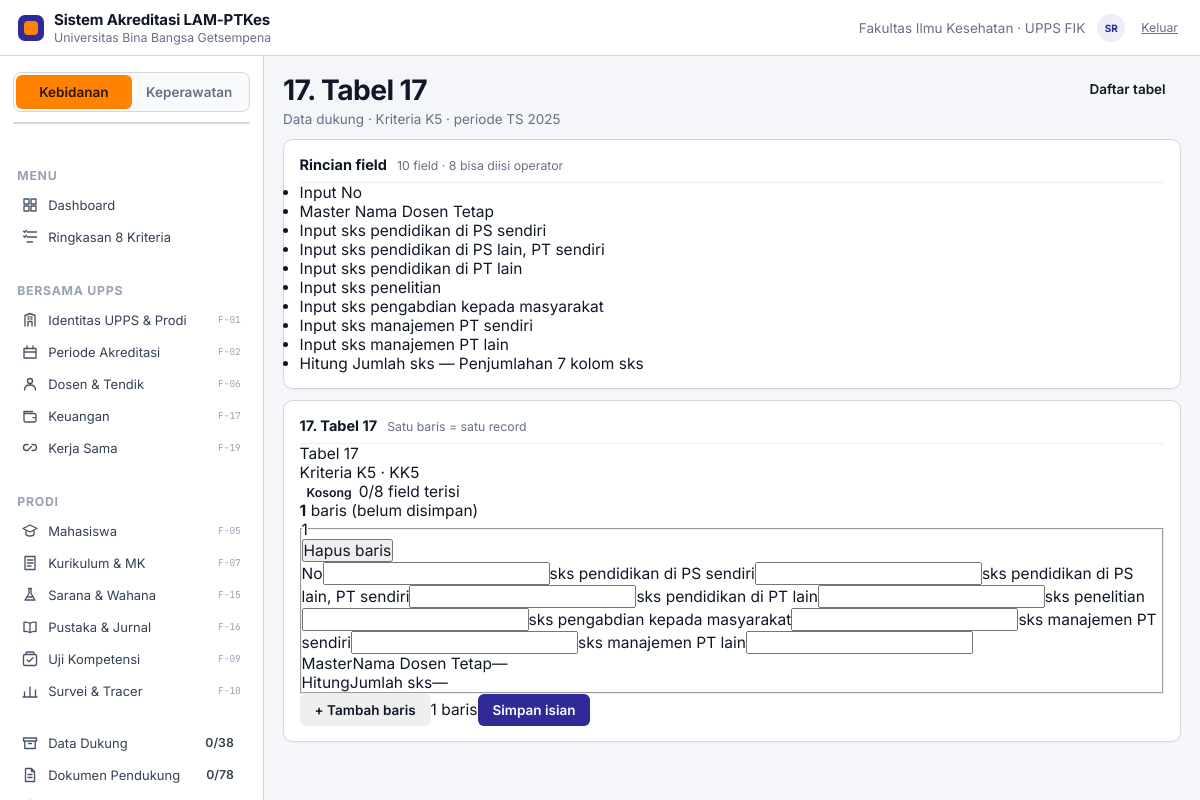
The app's page /index.php?m=tabel&a=lihat&t=17 (signed in), older data.
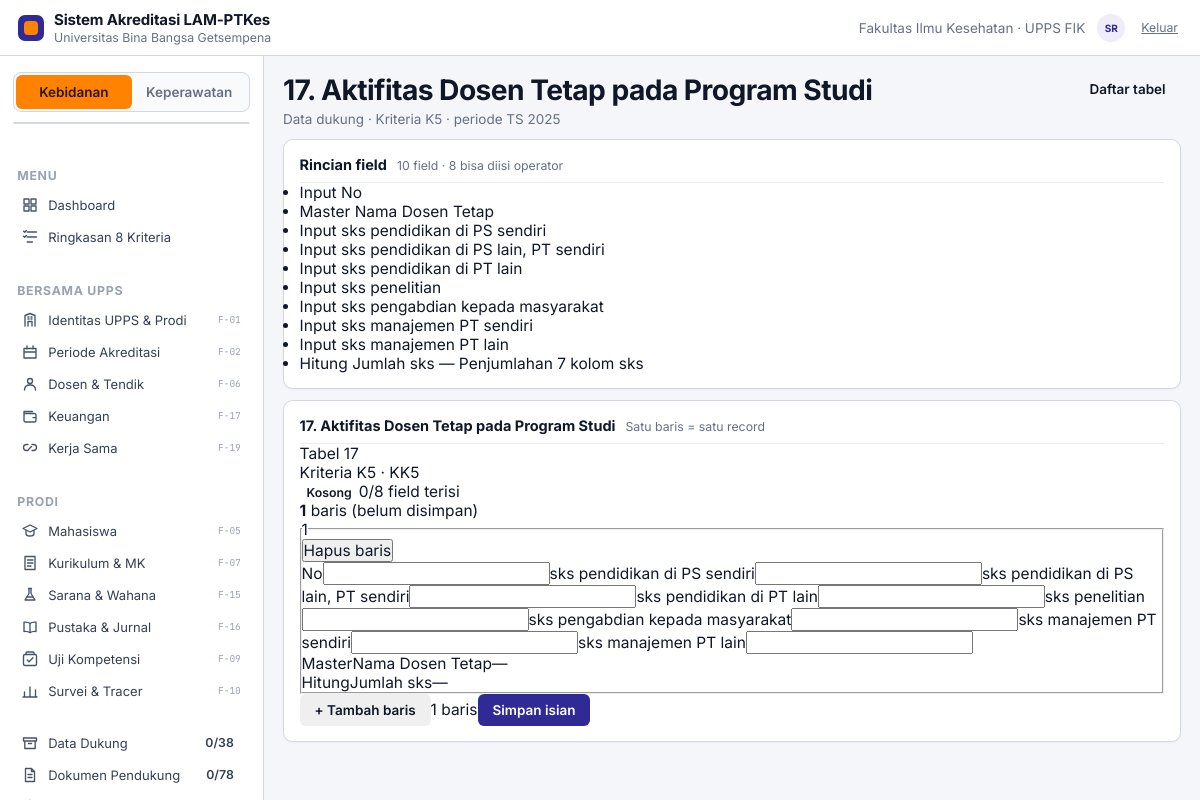
The same page, newer data.
### tables this page shows
CREATE TABLE tabel_dukung (
  kode          CHAR(2) NOT NULL,
  nomor         TINYINT UNSIGNED NOT NULL,
  judul         VARCHAR(255) NOT NULL,
  kriteria      CHAR(2) NOT NULL,
  khusus_profesi TINYINT(1) NOT NULL DEFAULT 0,
  varian        VARCHAR(20) NULL,                 
  berlaku_untuk VARCHAR(20) NOT NULL DEFAULT 'semua',
  PRIMARY KEY (kode),
  UNIQUE KEY uq_tabel_nomor (nomor),
   
   
  CONSTRAINT fk_tabel_kriteria FOREIGN KEY (kriteria) REFERENCES kriteria(kode)
);

### web/modul/tabel/index.php (the view, shortened to what the changed rows need)
<?php
require_once __DIR__ . '/../../system/layout.php';
require_once dirname(__DIR__, 2) . '/tampilan/kerangka/komponen.php';
require_once __DIR__ . '/proses.php';
function gaya_tabel(): string
{
    return '';
}
$aksi = preg_replace('/[^a-z]/', '', $_GET['a'] ?? 'index');
$PRODI = prodi_aktif();
$per = $PRODI ? periode_aktif($PRODI) : null;
$PERIODE = (int) $per['id'];
$tabelKode = (string) ($_GET['t'] ?? $_POST['t'] ?? '');
if ($aksi === 'lihat') {
    $tabelKode = preg_replace('/[^0-9]/', '', $tabelKode);
    try {
        $info = tabel_info($tabelKode);
    } catch (TabelDitolak $x) {
        render('Tabel tidak ditemukan', gaya_tabel() . halaman_galat(404,
            'Kode tabel <b>' . e($tabelKode) . '</b> tidak ada di instrumen.'));
        return;
    }
    $status = status_satu_tabel($tabelKode, $PRODI, $PERIODE);
    $field = tabel_field($tabelKode);
    $input = array_values(array_filter($field, fn($f) => $f['asal'] === 'Input'));
    $lain = array_values(array_filter($field, fn($f) => $f['asal'] !== 'Input'));
    $baris = tabel_baris($tabelKode, $PRODI, $PERIODE);
    $terkunci = $status['dikunci'];
    $bisaIsi = boleh('ISI') && !$terkunci && $status['berlaku'];
    $drafKosong = !$baris;
    if ($drafKosong) {
        $baris = [['id' => 0, 'urut' => 1, 'dikunci' => false, 'nilai' => [], 'pengunci' => null, 'dikunci_pada' => null]];
    }
    $totalBaris = count($baris);
    $halMax = max(1, (int) ceil($totalBaris / TABEL_PER_HAL));
    $hal = min(max(1, halaman()), $halMax);
    $tampilBaris = array_slice($baris, ($hal - 1) * TABEL_PER_HAL, TABEL_PER_HAL);
    $isi = gaya_tabel();
    $rincian = '';
    foreach ($field as $f) {
        $rincian .= '<li><span class="tf-sumber tf-' . e(strtolower($f['asal'])) . '">'
            . e($f['asal']) . '</span> ' . e($f['label'])
            . ($f['keterangan'] && $f['keterangan'] !== '-' ? ' <span class="muted">— ' . e($f['keterangan']) . '</span>' : '')
            . '</li>';
    }
    $aksiHtml = '<a class="btn" href="' . e(BASE_URL) . 'index.php?m=tabel">Daftar tabel</a>';
    $kepala = '<div class="tf-head">'
        . '<div><div class="tf-kode num">Tabel ' . e($info['nomor']) . '</div>'
        . '<div class="tf-kriteria">Kriteria ' . e($info['kriteria']) . ' · ' . e(nama_kriteria('K' . $info['kriteria'])) . '</div></div>'
        . '<div class="tf-status">' . badge_status($status['status'])
        . '<span class="tf-terisi">' . e((string) $status['terisi']) . '/' . e((string) $status['total']) . ' field terisi</span></div>'
        . '<div class="tf-jumlah"><b class="num">' . e((string) $totalBaris) . '</b> baris'
        . ($drafKosong ? ' <span class="muted">(belum disimpan)</span>' : '') . '</div>'
        . '</div>';
    $isi .= kartu('Rincian field', '<ul class="tf-rincian">' . $rincian . '</ul>',
        ['catatan' => count($field) . ' field · ' . count($input) . ' bisa diisi operator']);
    $urutMax = 0;
    foreach ($baris as $b) {
        $urutMax = max($urutMax, (int) $b['urut']);
    }
    $form = '<form method="post" action="' . e(BASE_URL) . 'index.php?m=tabel&amp;a=simpan" id="formTabel" class="tf-form"'
        . ' data-urut-max="' . e((string) $urutMax) . '">'
        . csrf_input() . '<input type="hidden" name="t" value="' . e($tabelKode) . '">'
        . '<input type="hidden" name="hal" value="' . e((string) $hal) . '">'
        . '<div class="tf-baris-list">';
    foreach ($tampilBaris as $b) {
        $form .= tabel_render_baris($b, $input, $lain, $bisaIsi);
    }
    $form .= '</div>';
    $form .= '<div id="tfHapus" hidden></div>';
    if ($bisaIsi) {
        $form .= '<div class="tf-aksi">'
            . '<button class="btn" type="button" id="tfTambah">+ Tambah baris</button>'
            . '<span class="muted tf-hitung" id="tfHitung">' . count($baris) . ' baris</span>'
            . '<button class="btn btn-primary" type="submit">Simpan isian</button>'
            . '</div>';
    }
    $form .= '</form>';
    if ($bisaIsi) {
        $form .= '<template id="tfTemplate">' . tabel_render_baris(
            ['id' => 0, 'urut' => 0, 'dikunci' => false, 'nilai' => [], 'pengunci' => null, 'dikunci_pada' => null],
            $input, $lain, true) . '</template>';
    }
    $navigasi = '';
    $isi .= kartu($info['judul'], $kepala . $navigasi . $form,
        ['catatan' => $halMax > 1
            ? sprintf('Satu baris = satu record · halaman %d dari %d', $hal, $halMax)
            : 'Satu baris = satu record']);
    if ($bisaIsi) {
        $isi .= '<script src="' . e(BASE_URL) . 'assets/js/tabel.js?v=1" defer></script>';
    }
    render($info['judul'], $isi, [
        'aktif' => 'tabel',
        'sub' => 'Data dukung · Kriteria ' . $info['kriteria'] . ' · periode TS ' . $per['tahun_ts'],
        'aksi' => $aksiHtml,
    ]);
    return;
}
function tabel_render_baris(array $b, array $input, array $lain, bool $bisaIsi): string
{
    $urut = (int) $b['urut'];
    $beku = !$bisaIsi || $b['dikunci'];
    $html = '<fieldset class="tf-baris' . ($b['dikunci'] ? ' terkunci' : '') . '" data-urut="' . e((string) $urut) . '"'
        . ' data-baris-id="' . e((string) $b['id']) . '">'
        . '<legend><span class="tf-baris-no num">' . e((string) $urut) . '</span>'
        . ($b['dikunci'] ? ' <span class="tf-kunci">terkunci</span>' : '') . '</legend>';
    if ($bisaIsi && !$b['dikunci']) {
        $html .= '<button class="tf-hapus" type="button" data-hapus-baris aria-label="Hapus baris ' . e((string) $urut) . '">Hapus baris</button>';
    }
    $html .= '<div class="tf-grid">';
    foreach ($input as $f) {
        $nama = 'sel[' . $urut . '][' . $f['kunci'] . ']';
        $sel = $b['nilai'][$f['kunci']] ?? null;
        $kolom = tabel_kolom($f['tipe']);
        if ($kolom === 'angka') {
            $nilai = $f['tipe'] === 'tanggal'
                ? tabel_angka_ke_tgl($sel['nilai_angka'] ?? null)
                : (string) ($sel['nilai_angka'] ?? '');
        } else {
            $nilai = (string) ($sel['nilai_teks'] ?? '');
        }
        $html .= '<label class="tf-field"><span class="tf-label">' . e($f['label']) . '</span>';
        if ($beku) {
            $tampil = $f['tipe'] === 'tanggal' && $nilai !== '' ? tgl($nilai) : ($nilai === '' ? '—' : $nilai);
            $html .= '<span class="tf-nilai">' . e($tampil) . '</span>';
        } else {
            $html .= tabel_kontrol($nama, $f, $nilai);
        }
        $html .= '</label>';
    }
    $html .= '</div>';
    if ($lain) {
        $html .= '<div class="tf-lain">';
        foreach ($lain as $f) {
            $sel = $b['nilai'][$f['kunci']] ?? null;
            $nilai = tabel_kolom($f['tipe']) === 'angka'
                ? (string) ($sel['nilai_angka'] ?? '')
                : (string) ($sel['nilai_teks'] ?? '');
            $html .= '<div class="tf-lain-item"><span class="tf-sumber tf-' . e(strtolower($f['asal'])) . '">'
                . e($f['asal']) . '</span><span class="tf-label">' . e($f['label']) . '</span>'
                . '<span class="tf-nilai">' . e($nilai === '' ? '—' : $nilai) . '</span></div>';
        }
        $html .= '</div>';
    }
    return $html . '</fieldset>';
}
function tabel_kontrol(string $nama, array $f, string $nilai): string
{
    $namaAttr = ' name="' . e($nama) . '"';
    if (tabel_kolom($f['tipe']) === 'angka') {
        $langkah = in_array($f['tipe'], ['desimal', 'persen'], true) ? '0.01' : '1';
        return '<input type="number" class="tf-input" step="' . $langkah . '"' . $namaAttr
            . ' value="' . e($nilai) . '" inputmode="decimal">';
    }
    return '<input type="text" class="tf-input" maxlength="500"' . $namaAttr
        . ' value="' . e($nilai) . '">';
}

### web/tampilan/kerangka/komponen.php (shortened to what the changed rows need)
<?php
function kartu(string $judulAtauIsi, ?string $isi = null, array $opsi = []): string
{
    $kelas = trim((string) ($opsi['kelas'] ?? ''));
    $id = $opsi['id'] ?? '';
    $catatan = $opsi['catatan'] ?? '';
    return '<div class="card' . ($kelas !== '' ? ' ' . e($kelas) : '') . '"'
        . ($id !== '' ? ' id="' . e((string) $id) . '"' : '') . '>'
        . cardHead($judulAtauIsi, (string) $catatan)
        . $isi
        . '</div>';
}
function cardHead(string $judul, string $catatan = '', string $kanan = ''): string
{
    $out = '<div class="card-head"><h2>' . e($judul) . '</h2>';
    if ($catatan !== '') {
        $out .= '<span class="note">' . e($catatan) . '</span>';
    }
    return $out . '</div>';
}

### web/system/layout.php (shortened to what the changed rows need)
<?php
require_once __DIR__ . '/view.php';
require_once __DIR__ . '/rekap.php';
require_once dirname(__DIR__) . '/assets/ikon.php';
function nav_items(): array
{
    $items = [
        ['kelompok' => 'MENU', 'baris' => [
            ['dashboard', 'Dashboard', null, 'dashboard'],
            ['ringkasan', 'Ringkasan 8 Kriteria', null, 'summary'],
        ]],
        ['kelompok' => 'BERSAMA UPPS', 'baris' => [
            ['identitas', 'Identitas UPPS & Prodi', 'F-01', 'identity'],
            ['periode', 'Periode Akreditasi', 'F-02', 'period'],
            ['dosen', 'Dosen & Tendik', 'F-06', 'lecturer'],
            ['keuangan', 'Keuangan', 'F-17', 'finance'],
            ['kerjasama', 'Kerja Sama', 'F-19', 'partner'],
        ]],
        ['kelompok' => 'PRODI', 'baris' => [
            ['mahasiswa', 'Mahasiswa', 'F-05', 'student'],
            ['kurikulum', 'Kurikulum & MK', 'F-07', 'curriculum'],
            ['sarana', 'Sarana & Wahana', 'F-15', 'facility'],
            ['pustaka', 'Pustaka & Jurnal', 'F-16', 'library'],
            ['uji', 'Uji Kompetensi', 'F-09', 'competency'],
            ['survei', 'Survei & Tracer', 'F-10', 'survey'],
        ]],
    ];
    if (boleh('KELOLA_PENGGUNA')) {
        $items[1]['baris'][] = ['pengguna', 'Pengguna & Hak Akses', 'F-22', 'access'];
    }
    $items[] = ['kelompok' => null, 'baris' => [
        ['datadukung', 'Data Dukung', null, 'archive', rekap_tabel_badge()],
        ['dokumen', 'Dokumen Pendukung', null, 'document', rekap_dokumen_badge()],
        ['konsistensi', 'Konsistensi', null, 'consistency', konsistensi_badge()],
    ]];
    return $items;
}
function render(string $judul, string $isi, array $opsi = []): void
{
    $aktif = $opsi['aktif'] ?? '';
    $sub = $opsi['sub'] ?? '';
    $aksi = $opsi['aksi'] ?? '';
    $U = pengguna();
    $nav = nav_items();
    ?><!DOCTYPE html>
<html lang="id">
<head>
<link rel="stylesheet" href="<?= e(BASE_URL) ?>assets/css/app.css?v=1">
<link rel="stylesheet" href="<?= e(BASE_URL) ?>assets/css/anim.css?v=1">
</head>
<body>
<header class="topbar">
  <div class="brand">
    <div class="brand-mark"></div>
    <div class="brand-text">
      <div class="brand-name">Sistem Akreditasi LAM-PTKes</div>
      <div class="brand-sub">Universitas Bina Bangsa Getsempena</div>
    </div>
  </div>
  <div class="topbar-right">
    <span class="topbar-ctx">Fakultas Ilmu Kesehatan · UPPS FIK</span>
    <div class="avatar" title="<?= e($U['nama'] ?? '') ?>"><?= e(inisial($U['nama'] ?? '')) ?></div>
    <a class="who-keluar" href="<?= e(BASE_URL) ?>index.php?m=masuk&amp;a=keluar">Keluar</a>
  </div>
</header>
<aside class="sidebar" id="sidebar" aria-label="Navigasi utama">
  <div class="switch">
    <?php foreach (semua_prodi() as $p): ?>
      <button data-prodi="<?= (int) $p['id'] ?>" aria-pressed="<?= (int) $p['id'] === prodi_aktif() ? 'true' : 'false' ?>"><?= e($p['nama_ps']) ?></button>
    <?php endforeach; ?>
  </div>
  <button class="period"><b>TS <?= e(tahun_ts()) ?></b></button>
  <?php foreach ($nav as $grup): ?>
    <?php if ($grup['kelompok']): ?><div class="nav-label"><?= e($grup['kelompok']) ?></div><?php endif; ?>
    <?php foreach ($grup['baris'] as $b): ?>
      <?php $kode = $b[0]; $nama = $b[1]; $fitur = $b[2] ?? null; $ikon = $b[3] ?? null; $badge = $b[4] ?? null; ?>
      <a class="nav-item<?= $aktif === $kode ? ' aktif' : '' ?>" href="<?= e(BASE_URL) ?>index.php?m=<?= e($kode) ?>"<?= $aktif === $kode ? ' aria-current="page"' : '' ?>>
        <?= ikon((string) $ikon) ?><span class="lbl"><?= e($nama) ?></span>
        <?php if ($badge !== null && $badge !== ''): ?>
          <span class="badge"><?= e($badge) ?></span>
        <?php elseif ($fitur): ?>
          <span class="code"><?= e($fitur) ?></span>
        <?php endif; ?>
      </a>
    <?php endforeach; ?>
  <?php endforeach; ?>
</aside>
<main class="main">
  <div class="page-head">
    <div>
      <h1><?= e($judul) ?></h1>
      <?php if ($sub !== ''): ?><div class="page-sub"><?= $sub ?></div><?php endif; ?>
    </div>
    <?php if ($aksi !== ''): ?><div class="actions"><?= $aksi ?></div><?php endif; ?>
  </div>
  <?= $isi ?>
</main>
</body>
</html><?php
}
function inisial(string $nama): string
{
    $bersih = preg_replace('/,.*$/', '', $nama);
    $kata = preg_split('/\s+/', trim((string) $bersih)) ?: [];
    $out = '';
    foreach ($kata as $k) {
        if ($k !== '') {
            $out .= mb_substr($k, 0, 1);
        }
        if (mb_strlen($out) >= 2) {
            break;
        }
    }
    return mb_strtoupper($out);
}
function semua_prodi(): array
{
    return q('SELECT id, nama_ps FROM prodi WHERE aktif = 1 ORDER BY id');
}
function tahun_ts(): int
{
    $p = prodi_aktif();
    return $ts = (int) qv('SELECT tahun_ts FROM periode WHERE prodi_id = ? AND aktif = 1
                            ORDER BY tahun_ts DESC LIMIT 1', [$p], (int) date('Y'));
}
function rekap_tabel_badge(): string
{
    $p = prodi_aktif();
    $per = $p ? periode_aktif($p) : null;
    $r = rekap_ringkas($p, (int) $per['id']);
    return sprintf('%d/%d', $r['selesai'], $r['wajib']);
}
function rekap_dokumen_badge(): string
{
    $p = prodi_aktif();
    $per = $p ? periode_aktif($p) : null;
    $r = rekap_dokumen($p, (int) $per['id']);
    return sprintf('%d/%d', $r['unggah'], $r['total']);
}
function konsistensi_badge(): string
{
    return '—';
}

Row changes from the older to the newer data that the page shows:
changed tabel_dukung: judul "17. Tabel 17" → "17. Aktifitas Dosen Tetap pada Program Studi"
